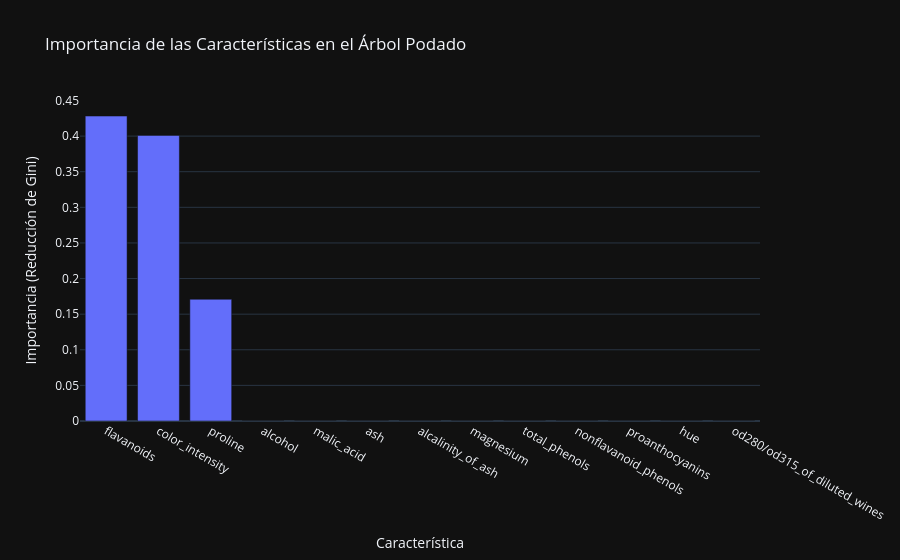

The notebook cell this image was saved under:
### Markdown cell above
# 📝 Ejercicios Adicionales

Para solidificar tu aprendizaje, te proponemos los siguientes ejercicios para que explores por tu cuenta:

1.  **Otro Dataset de Clasificación:** Repite el análisis completo de este notebook (entrenamiento, poda, visualización) pero con el dataset de **Vinos** de `scikit-learn` (`sklearn.datasets.load_wine`). Es un problema con 3 clases.

2.  **Árboles de Regresión:** Importa el dataset de **Viviendas de California** (`sklearn.datasets.fetch_california_housing`). Entrena un `DecisionTreeRegressor` para predecir el valor de las viviendas. El criterio de división por defecto es el error cuadrático medio (`'squared_error'`). ¿Cómo interpretas el árbol resultante?

3.  **Análisis de Hiperparámetros:** Investiga el efecto de `min_samples_split` y `min_samples_leaf`. Usa `GridSearchCV` para encontrar la mejor combinación de `max_depth`, `min_samples_split` y `min_samples_leaf` para el dataset de cáncer. ¿Mejora el resultado de la poda por complejidad?

4.  **Visualización de Fronteras de Decisión:** Usando solo dos características (ej. `mean radius` y `mean texture`), entrena un árbol simple (ej. `max_depth=3`). Investiga cómo crear un gráfico de contorno (contour plot) para visualizar las "cajas" o fronteras de decisión que el árbol crea en el espacio 2D.

5.  **Sensibilidad a la Escala:** Aunque se dijo que los árboles no son sensibles a la escala, compruébalo. Aplica un `StandardScaler` de `scikit-learn` a los datos `X` antes de entrenar el árbol. ¿Cambia la estructura del árbol o su rendimiento? ¿Por qué sí o por qué no?

6.  **Interpreta una Ruta de Decisión:** En el árbol podado final, elige una hoja y traza la ruta desde el nodo raíz hasta ella. Escribe en texto plano la secuencia de reglas que definen esa hoja. (Ej: "Si `worst radius <= 16.5` Y `worst concave points <= 0.142`...").

7.  **Comparación de Métricas de Impureza:** En el árbol podado con Gini, anota la importancia de las 5 características principales. Ahora, fuerza el entrenamiento y la poda usando `'entropy'` como criterio. Compara la nueva lista de las 5 características más importantes. ¿Son las mismas? ¿En el mismo orden?

8.  **Efecto del Tamaño del Test Set:** Vuelve a ejecutar el análisis, pero esta vez con `test_size=0.4`. ¿Cómo afecta un conjunto de prueba más grande a la evaluación del rendimiento y a la confianza que tienes en tu modelo?

9.  **Explora la Salida de `cost_complexity_pruning_path`:** La variable `path` que creamos contiene `ccp_alphas` e `impurities`. Grafica `impurities` vs `ccp_alphas`. ¿Qué te dice este gráfico sobre cómo la pureza del árbol se ve afectada por el parámetro de poda?

10. **Impacto de una Característica Ruidosa:** Añade una nueva columna a `X_train` y `X_test` con datos completamente aleatorios (ej. `np.random.rand(n_samples, 1)`). Vuelve a entrenar el modelo y a calcular la importancia de características. ¿Aparece la nueva característica "ruidosa" como importante? ¿Qué te dice esto sobre los árboles?

### Code cell
## EJERCICIO 1
from sklearn.datasets import load_wine

data_wines = load_wine(as_frame=True)
wines_df = data_wines.frame
X_wines = data_wines.data
y_wines = data_wines.target

print(f'classes = {data_wines.target_names}')
y_wines.value_counts().plot(kind='bar', title='Class distribution')

X_wines_train, X_wines_test, y_wines_train, y_wines_test = train_test_split(X_wines, y_wines, test_size=0.2, random_state=42)

tree_wines_overfit = DecisionTreeClassifier(random_state=42)
tree_wines_overfit.fit(X_wines_train, y_wines_train)
y_train_wines_pred = tree_wines_overfit.predict(X_wines_train)
y_test_wines_pred = tree_wines_overfit.predict(X_wines_test)
wines_train_accuracy = accuracy_score(y_wines_train, y_train_wines_pred)
wines_test_accuracy = accuracy_score(y_wines_test, y_test_wines_pred)

print(f"Precisión en el set de ENTRENAMIENTO wines: {wines_train_accuracy:.4f}")
print(f"Precisión en el set de PRUEBA wines: {wines_test_accuracy:.4f}")

plt.figure(figsize=(20, 12))
plot_tree(tree_wines_overfit,
          feature_names=data_wines.feature_names,
          class_names=data_wines.target_names,
          filled=True,
          fontsize=8)
plt.title("Árbol de Decisión Sin Poda (Sobreajustado)")
plt.show()

wines_path = tree_overfit.cost_complexity_pruning_path(X_wines_train, y_wines_train)
ccp_alphas_wines = path.ccp_alphas
ccp_alphas_wines = ccp_alphas_wines[:-1]
wines_param_grid = {'ccp_alpha': ccp_alphas_wines}

wines_grid_search = GridSearchCV(DecisionTreeClassifier(random_state=42), wines_param_grid, cv=5, scoring='accuracy', refit= True)
wines_grid_search.fit(X_wines_train, y_wines_train)
wines_best_alpha = wines_grid_search.best_params_['ccp_alpha']

print(f"Mejor valor de ccp_alpha encontrado: {best_alpha:.6f}")

plt.figure(figsize=(15, 10))
plot_tree(wines_grid_search.best_estimator_,
          feature_names=data_wines.feature_names,
          class_names=data_wines.target_names,
          filled=True,
          fontsize=10)
plt.title("Árbol de Decisión Podado con ccp_alpha Óptimo")
plt.show()

wines_feature_importance = pd.DataFrame({
    'feature': X_wines_train.columns,
    'importance': wines_grid_search.best_estimator_.feature_importances_
}).sort_values('importance', ascending=False)

fig = px.bar(
    wines_feature_importance,
    x='feature',
    y='importance',
    title='Importancia de las Características en el Árbol Podado',
    labels={'feature': 'Característica', 'importance': 'Importancia (Reducción de Gini)'}
)
fig.show()

### Figure 1 — Plotly figure (JSON) as saved in the notebook; plotly's stock layout.template omitted (floating-point values rounded to 4 significant figures)
{"data": [{"hovertemplate": "Característica=%{x}<br>Importancia (Reducción de Gini)=%{y}<extra></extra>", "legendgroup": "", "marker": {"color": "#636efa", "pattern": {"shape": ""}}, "name": "", "orientation": "v", "showlegend": false, "textposition": "auto", "x": ["flavanoids", "color_intensity", "proline", "alcohol", "malic_acid", "ash", "alcalinity_of_ash", "magnesium", "total_phenols", "nonflavanoid_phenols", "proanthocyanins", "hue", "od280/od315_of_diluted_wines"], "xaxis": "x", "y": [0.4282, 0.4009, 0.1709, 0.0, 0.0, 0.0, 0.0, 0.0, 0.0, 0.0, 0.0, 0.0, 0.0], "yaxis": "y", "type": "bar"}], "layout": {"xaxis": {"anchor": "y", "domain": [0.0, 1.0], "title": {"text": "Característica"}}, "yaxis": {"anchor": "x", "domain": [0.0, 1.0], "title": {"text": "Importancia (Reducción de Gini)"}}, "legend": {"tracegroupgap": 0}, "title": {"text": "Importancia de las Características en el Árbol Podado"}, "barmode": "relative"}}
